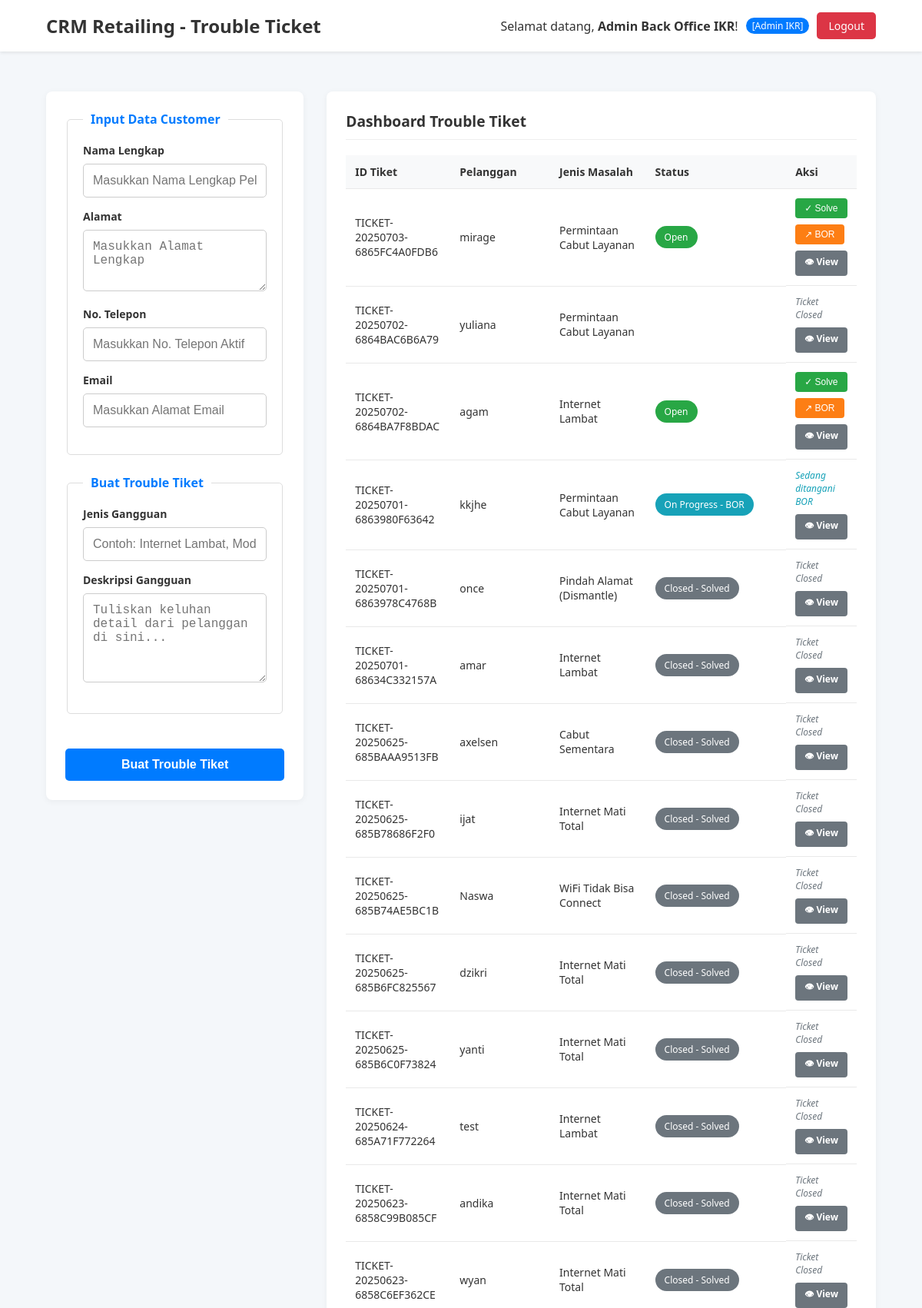
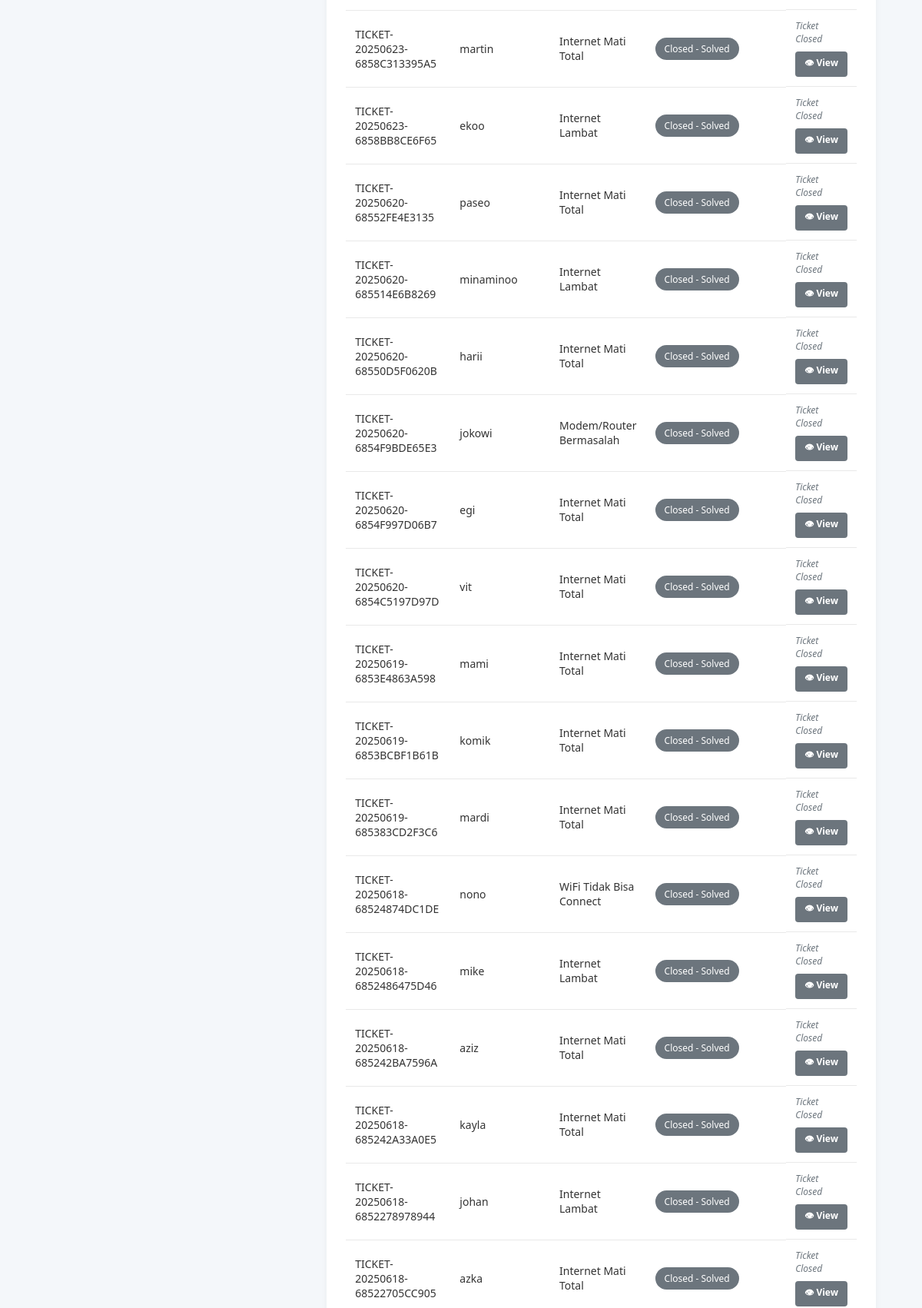
Screenshot of /dashboard.php (signed in, upper part) with the database file from the repository (2 pictures, top to bottom).
### tables this page shows
CREATE TABLE `tr_tickets` (
  `id` int(11) NOT NULL,
  `ticket_code` varchar(50) NOT NULL,
  `customer_id` int(11) NOT NULL,
  `title` varchar(255) NOT NULL,
  `description` text NOT NULL,
  `status` enum('Open','On Progress - Customer Care','On Progress - BOR','Waiting for Dispatch','Waiting for Admin IKR','Waiting For BOR Review','Closed - Solved','Closed - Unsolved') NOT NULL DEFAULT 'Open',
  `created_by_user_id` int(11) NOT NULL,
  `current_owner_user_id` int(11) NOT NULL,
  `created_at` timestamp NOT NULL DEFAULT current_timestamp(),
  `closed_at` timestamp NULL DEFAULT NULL,
  `complain_channel` varchar(50) DEFAULT NULL,
  `jenis_tiket` varchar(32) DEFAULT NULL
);

CREATE TABLE `ms_customers` (
  `id` int(11) NOT NULL,
  `customer_id_number` varchar(50) NOT NULL,
  `full_name` varchar(255) NOT NULL,
  `address` text NOT NULL,
  `phone_number` varchar(20) DEFAULT NULL,
  `email` varchar(100) DEFAULT NULL,
  `created_at` timestamp NOT NULL DEFAULT current_timestamp(),
  `provinsi` varchar(100) DEFAULT NULL,
  `kota` varchar(100) DEFAULT NULL
);

### dashboard.php (the view, shortened to what this page needs)
<?php
include 'config/db_connect.php';
$sql_get_tickets = "SELECT t.id, t.ticket_code, c.full_name, t.status, t.title
                    FROM tr_tickets t
                    JOIN ms_customers c ON t.customer_id = c.id
                    ORDER BY t.created_at DESC";
$result_tickets = mysqli_query($conn, $sql_get_tickets);
$tickets = mysqli_fetch_all($result_tickets, MYSQLI_ASSOC);
?>
<!DOCTYPE html>
<html lang="id">
<head>
    <link rel="stylesheet" href="css/style.css">
</head>
<body>
    <header class="main-header">
        <div class="container">
            <h1>CRM Retailing - Trouble Ticket</h1>
            <div class="user-info">
                <span>Selamat datang, <strong><?php echo htmlspecialchars($_SESSION['user_full_name']); ?></strong>!</span>
                <span class="user-role">[<?php echo htmlspecialchars($_SESSION['user_role']); ?>]</span>
                <a href="logout.php" class="btn-logout">Logout</a>
            </div>
        </div>
    </header>
    <main class="container">
        <div class="dashboard-grid">
            <div class="main-action-column">
                <section class="card">
                    <form action="proses_buat_tiket.php" method="POST">
                        <fieldset>
                            <legend>Input Data Customer</legend>
                            <div class="form-group">
                                <label for="full_name">Nama Lengkap</label>
                                <input type="text" id="full_name" name="full_name" placeholder="Masukkan Nama Lengkap Pelanggan" required>
                            </div>
                            <div class="form-group">
                                <label for="address">Alamat</label>
                                <textarea id="address" name="address" rows="3" placeholder="Masukkan Alamat Lengkap" required></textarea>
                            </div>
                            <div class="form-group">
                                <label for="phone_number">No. Telepon</label>
                                <input type="text" id="phone_number" name="phone_number" placeholder="Masukkan No. Telepon Aktif" required>
                            </div>
                             <div class="form-group">
                                <label for="email">Email</label>
                                <input type="email" id="email" name="email" placeholder="Masukkan Alamat Email" required>
                            </div>
                        </fieldset>
                        <fieldset>
                            <legend>Buat Trouble Tiket</legend>
                             <div class="form-group">
                                <label for="jenis_gangguan">Jenis Gangguan</label>
                                <input type="text" id="jenis_gangguan" name="jenis_gangguan" placeholder="Contoh: Internet Lambat, Modem Mati Total" required>
                            </div>
                            <div class="form-group">
                                <label for="deskripsi_gangguan">Deskripsi Gangguan</label>
                                <textarea id="deskripsi_gangguan" name="deskripsi_gangguan" rows="5" placeholder="Tuliskan keluhan detail dari pelanggan di sini..." required></textarea>
                            </div>
                        </fieldset>
                        <button type="submit" class="btn" style="margin-top: 20px;">Buat Trouble Tiket</button>
                    </form>
                </section>
            </div>
            <div class="ticket-list-column">
                <section class="card">
                    <h3>Dashboard Trouble Tiket</h3>
                    <table class="ticket-table">
                        <thead>
                            <tr>
                                <th>ID Tiket</th>
                                <th>Pelanggan</th>
                                <th>Jenis Masalah</th>
                                <th>Status</th>
                                <th>Aksi</th>
                            </tr>
                        </thead>
                        <tbody>
                            <?php if (empty($tickets)): ?>
                                <tr>
                                    <td colspan="5" style="text-align: center;">Belum ada tiket yang dibuat.</td>
                                </tr>
                            <?php else: ?>
                                <?php foreach ($tickets as $ticket): ?>
                                    <tr>
                                        <td><?php echo htmlspecialchars($ticket['ticket_code']); ?></td>
                                        <td><?php echo htmlspecialchars($ticket['full_name']); ?></td>
                                        <td><?php echo htmlspecialchars($ticket['title']); ?></td>
                                        <td>
                                            <?php $status_class = strtolower(str_replace(' ', '-', $ticket['status'])); ?>
                                            <span class="status <?php echo $status_class; ?>">
                                                <?php echo htmlspecialchars($ticket['status']); ?>
                                            </span>
                                        </td>
                                        <td class="action-buttons">
                                            <?php if ($ticket['status'] == 'Open' || $ticket['status'] == 'On Progress - Customer Care'): ?>
                                                <button onclick="solveTicket(<?php echo $ticket['id']; ?>)" class="btn-action btn-solve" title="Selesaikan Ticket">
                                                    ✓ Solve
                                                </button>
                                                <button onclick="escalateTicket(<?php echo $ticket['id']; ?>)" class="btn-action btn-escalate" title="Escalate ke BOR">
                                                    ↗ BOR
                                                </button>
                                            <?php elseif ($ticket['status'] == 'On Progress - BOR'): ?>
                                                <span class="text-info">Sedang ditangani BOR</span>
                                            <?php else: ?>
                                                <span class="text-muted">Ticket Closed</span>
                                            <?php endif; ?>
                                            <a href="view_ticket.php?id=<?php echo $ticket['id']; ?>" class="btn-action btn-view" title="Lihat Detail">
                                                👁 View
                                            </a>
                                        </td>
                                    </tr>
                                <?php endforeach; ?>
                            <?php endif; ?>
                        </tbody>
                    </table>
                </section>
            </div>
        </div>
    </main>
</body>
</html>

### css/style.css (style rules this page uses)
body { font-family: 'Segoe UI', Tahoma, Geneva, Verdana, sans-serif; background-color: #f4f7fa; margin: 0; color: #333; }
.container { width: 90%; max-width: 1400px; margin: 0 auto; padding: 20px 0; }
.main-header { background-color: #ffffff; padding: 1rem 0; box-shadow: 0 2px 4px rgba(0,0,0,0.08); margin-bottom: 2rem; }
.main-header .container { display: flex; justify-content: space-between; align-items: center; padding: 0; }
.main-header h1 { font-size: 1.5rem; margin: 0; }
.user-info { display: flex; align-items: center; gap: 10px; }
.user-role { background-color: #007bff; color: white; padding: 2px 8px; border-radius: 12px; font-size: 12px; font-weight: 500; }
.user-info .btn-logout { display: inline-block; padding: 8px 15px; background-color: #dc3545; color: white; text-decoration: none; border-radius: 5px; font-size: 14px; border: none; cursor: pointer; }
.dashboard-grid { display: grid; grid-template-columns: 1fr 1fr; gap: 30px; align-items: flex-start; }
.card { background: #ffffff; padding: 25px; border-radius: 8px; box-shadow: 0 2px 8px rgba(0,0,0,0.05); }
.card h3 { margin-top: 0; border-bottom: 1px solid #eee; padding-bottom: 10px; margin-bottom: 20px; font-size: 1.2rem; }
.form-group { margin-bottom: 15px; }
.form-group label { display: block; font-weight: 600; margin-bottom: 8px; font-size: 14px; }
.form-group input, .form-group textarea, .form-group select { width: 100%; padding: 12px; border: 1px solid #ccc; border-radius: 5px; box-sizing: border-box; font-size: 1rem; }
.btn { display: inline-block; width: 100%; padding: 12px 15px; background-color: #007bff; color: white; border: none; border-radius: 5px; cursor: pointer; font-size: 16px; text-align: center; font-weight: 600; }
fieldset { border: 1px solid #ddd; padding: 20px; border-radius: 5px; margin-bottom: 25px; }
legend { padding: 0 10px; font-weight: 600; color: #007bff; }
.ticket-table { width: 100%; border-collapse: collapse; }
.ticket-table th, .ticket-table td { padding: 12px; text-align: left; border-bottom: 1px solid #e9e9e9; font-size: 14px; }
.ticket-table th { background-color: #f8f9fa; font-weight: 600; }
.ticket-table a { font-weight: 600; }
.status { padding: 6px 12px; border-radius: 15px; color: white; font-size: 12px; font-weight: 500; text-transform: capitalize; white-space: nowrap; display: inline-block; min-width: fit-content; }
.status.open { background-color: #28a745; }
.status.on-progress---bor { background-color: #17a2b8; }
.status.closed---solved { background-color: #6c757d; }
.action-buttons { display: flex; gap: 8px; flex-wrap: wrap; }
.btn-action { padding: 6px 12px; border: none; border-radius: 4px; font-size: 12px; font-weight: 500; cursor: pointer; text-decoration: none; display: inline-flex; align-items: center; gap: 4px; transition: all 0.2s ease; white-space: nowrap; }
.btn-solve { background-color: #28a745; color: white; }
.btn-escalate { background-color: #fd7e14; color: white; }
.btn-view { background-color: #6c757d; color: white; }
.text-info { color: #17a2b8; font-style: italic; font-size: 12px; }
.text-muted { color: #6c757d; font-style: italic; font-size: 12px; }

### rows the page displays
tr_tickets: ticket_code "TICKET-20250703-6865FC4A0FDB6", customer.full_name "mirage", title "Permintaan Cabut Layanan", status "Open"
tr_tickets: ticket_code "TICKET-20250702-6864BAC6B6A79", customer.full_name "yuliana", title "Permintaan Cabut Layanan", shows "Ticket Closed"
tr_tickets: ticket_code "TICKET-20250702-6864BA7F8BDAC", customer.full_name "agam", title "Internet Lambat", status "Open"
tr_tickets: ticket_code "TICKET-20250701-6863980F63642", customer.full_name "kkjhe", title "Permintaan Cabut Layanan", status "On Progress - BOR", shows "Sedang ditangani BOR"
tr_tickets: ticket_code "TICKET-20250701-6863978C4768B", customer.full_name "once", title "Pindah Alamat (Dismantle)", status "Closed - Solved", shows "Ticket Closed"
tr_tickets: ticket_code "TICKET-20250701-68634C332157A", customer.full_name "amar", title "Internet Lambat", status "Closed - Solved", shows "Ticket Closed"
tr_tickets: ticket_code "TICKET-20250625-685BAAA9513FB", customer.full_name "axelsen", title "Cabut Sementara", status "Closed - Solved", shows "Ticket Closed"
tr_tickets: ticket_code "TICKET-20250625-685B78686F2F0", customer.full_name "ijat", title "Internet Mati Total", status "Closed - Solved", shows "Ticket Closed"
tr_tickets: ticket_code "TICKET-20250625-685B74AE5BC1B", customer.full_name "Naswa", title "WiFi Tidak Bisa Connect", status "Closed - Solved", shows "Ticket Closed"
tr_tickets: ticket_code "TICKET-20250625-685B6FC825567", customer.full_name "dzikri", title "Internet Mati Total", status "Closed - Solved", shows "Ticket Closed"
tr_tickets: ticket_code "TICKET-20250625-685B6C0F73824", customer.full_name "yanti", title "Internet Mati Total", status "Closed - Solved", shows "Ticket Closed"
tr_tickets: ticket_code "TICKET-20250624-685A71F772264", customer.full_name "test", title "Internet Lambat", status "Closed - Solved", shows "Ticket Closed"
tr_tickets: ticket_code "TICKET-20250623-6858C99B085CF", customer.full_name "andika", title "Internet Mati Total", status "Closed - Solved", shows "Ticket Closed"
tr_tickets: ticket_code "TICKET-20250623-6858C6EF362CE", customer.full_name "wyan", title "Internet Mati Total", status "Closed - Solved", shows "Ticket Closed"
tr_tickets: ticket_code "TICKET-20250623-6858C313395A5", customer.full_name "martin", title "Internet Mati Total", status "Closed - Solved", shows "Ticket Closed"
tr_tickets: ticket_code "TICKET-20250623-6858BB8CE6F65", customer.full_name "ekoo", title "Internet Lambat", status "Closed - Solved", shows "Ticket Closed"
tr_tickets: ticket_code "TICKET-20250620-68552FE4E3135", customer.full_name "paseo", title "Internet Mati Total", status "Closed - Solved", shows "Ticket Closed"
tr_tickets: ticket_code "TICKET-20250620-685514E6B8269", customer.full_name "minaminoo", title "Internet Lambat", status "Closed - Solved", shows "Ticket Closed"
tr_tickets: ticket_code "TICKET-20250620-68550D5F0620B", customer.full_name "harii", title "Internet Mati Total", status "Closed - Solved", shows "Ticket Closed"
tr_tickets: ticket_code "TICKET-20250620-6854F9BDE65E3", customer.full_name "jokowi", title "Modem/Router Bermasalah", status "Closed - Solved", shows "Ticket Closed"
tr_tickets: ticket_code "TICKET-20250620-6854F997D06B7", customer.full_name "egi", title "Internet Mati Total", status "Closed - Solved", shows "Ticket Closed"
tr_tickets: ticket_code "TICKET-20250620-6854C5197D97D", customer.full_name "vit", title "Internet Mati Total", status "Closed - Solved", shows "Ticket Closed"
tr_tickets: ticket_code "TICKET-20250619-6853E4863A598", customer.full_name "mami", title "Internet Mati Total", status "Closed - Solved", shows "Ticket Closed"
tr_tickets: ticket_code "TICKET-20250619-6853BCBF1B61B", customer.full_name "komik", title "Internet Mati Total", status "Closed - Solved", shows "Ticket Closed"
tr_tickets: ticket_code "TICKET-20250619-685383CD2F3C6", customer.full_name "mardi", title "Internet Mati Total", status "Closed - Solved", shows "Ticket Closed"
tr_tickets: ticket_code "TICKET-20250618-68524874DC1DE", customer.full_name "nono", title "WiFi Tidak Bisa Connect", status "Closed - Solved", shows "Ticket Closed"
tr_tickets: ticket_code "TICKET-20250618-6852486475D46", customer.full_name "mike", title "Internet Lambat", status "Closed - Solved", shows "Ticket Closed"
tr_tickets: ticket_code "TICKET-20250618-685242BA7596A", customer.full_name "aziz", title "Internet Mati Total", status "Closed - Solved", shows "Ticket Closed"
tr_tickets: ticket_code "TICKET-20250618-685242A33A0E5", customer.full_name "kayla", title "Internet Mati Total", status "Closed - Solved", shows "Ticket Closed"
tr_tickets: ticket_code "TICKET-20250618-6852278978944", customer.full_name "johan", title "Internet Lambat", status "Closed - Solved", shows "Ticket Closed"
tr_tickets: ticket_code "TICKET-20250618-68522705CC905", customer.full_name "azka", title "Internet Mati Total", status "Closed - Solved", shows "Ticket Closed"

### other values shown
$_SESSION['user_full_name'] "Admin Back Office IKR"
$_SESSION['user_role'] "Admin IKR"
